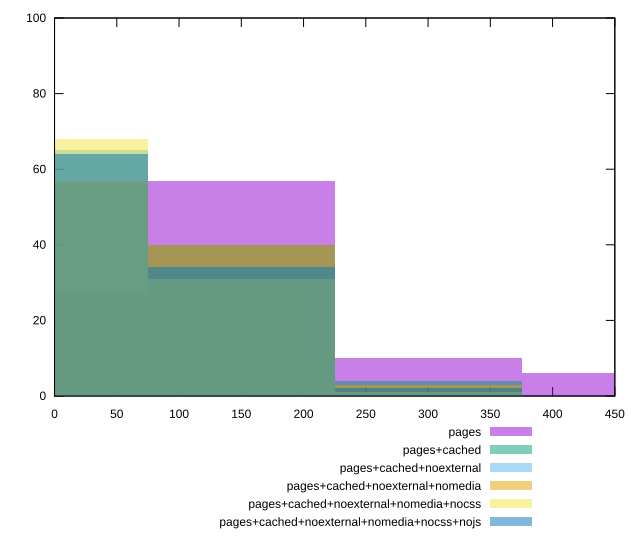

Write gnuplot code to recreate this figure.
reset

$pages <<EOF
0 27
300.6600166628249 10
150.33000833141244 57
450.99002499423733 6
EOF

$pagesCached <<EOF
150.33000833141244 40
0 56
300.6600166628249 4
EOF

$pagesCachedNoexternal <<EOF
150.33000833141244 34
0 65
300.6600166628249 1
EOF

$pagesCachedNoexternalNomedia <<EOF
0 57
150.33000833141244 40
300.6600166628249 3
EOF

$pagesCachedNoexternalNomediaNocss <<EOF
150.33000833141244 31
0 68
300.6600166628249 1
EOF

$pagesCachedNoexternalNomediaNocssNojs <<EOF
150.33000833141244 34
0 64
300.6600166628249 2
EOF

set key outside below
set boxwidth 150.33000833141244
set xrange [0:450]
set yrange [0:100]
set trange [0:100]
set style fill transparent solid 0.5 noborder
set terminal svg size 640, 540 enhanced background rgb 'white'
set output "reprap/unminified-css/comparison/histogram/all_raw.svg"

plot $pages title "pages" with boxes, \
     $pagesCached title "pages+cached" with boxes, \
     $pagesCachedNoexternal title "pages+cached+noexternal" with boxes, \
     $pagesCachedNoexternalNomedia title "pages+cached+noexternal+nomedia" with boxes, \
     $pagesCachedNoexternalNomediaNocss title "pages+cached+noexternal+nomedia+nocss" with boxes, \
     $pagesCachedNoexternalNomediaNocssNojs title "pages+cached+noexternal+nomedia+nocss+nojs" with boxes

reset
